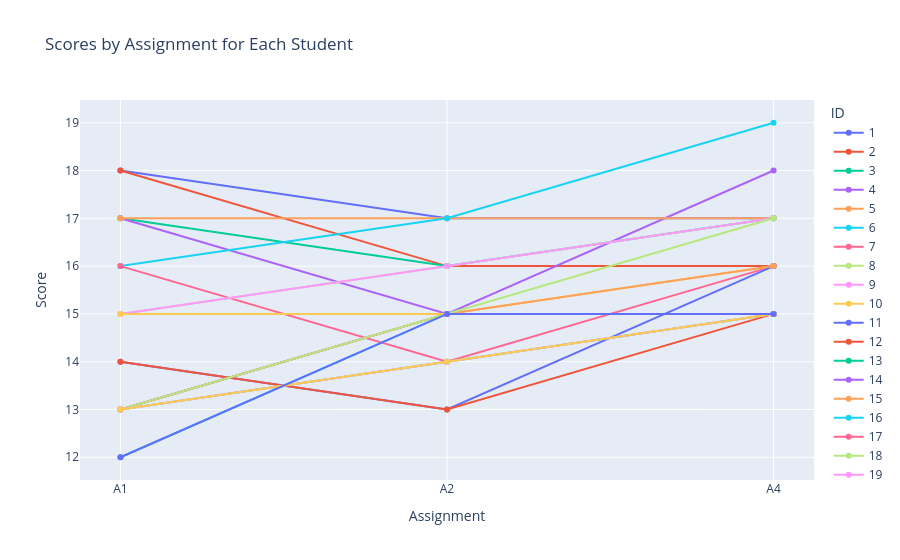

The cell this chart's notebook holds for it:
### Code cell
import plotly.express as px

# Melt the DataFrame to long form
long_df = data.melt(id_vars="ID",
                    value_vars=["A1","A2","A4"],
                    var_name="Assignment",
                    value_name="Score")

fig = px.line(
    long_df,
    x="Assignment",
    y="Score",
    color="ID",
    markers=True,
    title="Scores by Assignment for Each Student"
)

fig.update_layout(yaxis=dict(dtick=1))
fig.show()

### Figure 1 — Plotly figure (JSON) as saved in the notebook; plotly's stock layout.template omitted (floating-point values rounded to 4 significant figures)
{"data": [{"hovertemplate": "ID=1<br>Assignment=%{x}<br>Score=%{y}<extra></extra>", "legendgroup": "1", "line": {"color": "#636efa", "dash": "solid"}, "marker": {"symbol": "circle"}, "mode": "lines+markers", "name": "1", "orientation": "v", "showlegend": true, "type": "scatter", "x": ["A1", "A2", "A4"], "xaxis": "x", "y": [18, 17, 17], "yaxis": "y"}, {"hovertemplate": "ID=2<br>Assignment=%{x}<br>Score=%{y}<extra></extra>", "legendgroup": "2", "line": {"color": "#EF553B", "dash": "solid"}, "marker": {"symbol": "circle"}, "mode": "lines+markers", "name": "2", "orientation": "v", "showlegend": true, "type": "scatter", "x": ["A1", "A2", "A4"], "xaxis": "x", "y": [18, 16, 16], "yaxis": "y"}, {"hovertemplate": "ID=3<br>Assignment=%{x}<br>Score=%{y}<extra></extra>", "legendgroup": "3", "line": {"color": "#00cc96", "dash": "solid"}, "marker": {"symbol": "circle"}, "mode": "lines+markers", "name": "3", "orientation": "v", "showlegend": true, "type": "scatter", "x": ["A1", "A2", "A4"], "xaxis": "x", "y": [17, 16, 17], "yaxis": "y"}, {"hovertemplate": "ID=4<br>Assignment=%{x}<br>Score=%{y}<extra></extra>", "legendgroup": "4", "line": {"color": "#ab63fa", "dash": "solid"}, "marker": {"symbol": "circle"}, "mode": "lines+markers", "name": "4", "orientation": "v", "showlegend": true, "type": "scatter", "x": ["A1", "A2", "A4"], "xaxis": "x", "y": [17, 15, 18], "yaxis": "y"}, {"hovertemplate": "ID=5<br>Assignment=%{x}<br>Score=%{y}<extra></extra>", "legendgroup": "5", "line": {"color": "#FFA15A", "dash": "solid"}, "marker": {"symbol": "circle"}, "mode": "lines+markers", "name": "5", "orientation": "v", "showlegend": true, "type": "scatter", "x": ["A1", "A2", "A4"], "xaxis": "x", "y": [17, 17, 17], "yaxis": "y"}, {"hovertemplate": "ID=6<br>Assignment=%{x}<br>Score=%{y}<extra></extra>", "legendgroup": "6", "line": {"color": "#19d3f3", "dash": "solid"}, "marker": {"symbol": "circle"}, "mode": "lines+markers", "name": "6", "orientation": "v", "showlegend": true, "type": "scatter", "x": ["A1", "A2", "A4"], "xaxis": "x", "y": [16, 17, 19], "yaxis": "y"}, {"hovertemplate": "ID=7<br>Assignment=%{x}<br>Score=%{y}<extra></extra>", "legendgroup": "7", "line": {"color": "#FF6692", "dash": "solid"}, "marker": {"symbol": "circle"}, "mode": "lines+markers", "name": "7", "orientation": "v", "showlegend": true, "type": "scatter", "x": ["A1", "A2", "A4"], "xaxis": "x", "y": [16, 14, 16], "yaxis": "y"}, {"hovertemplate": "ID=8<br>Assignment=%{x}<br>Score=%{y}<extra></extra>", "legendgroup": "8", "line": {"color": "#B6E880", "dash": "solid"}, "marker": {"symbol": "circle"}, "mode": "lines+markers", "name": "8", "orientation": "v", "showlegend": true, "type": "scatter", "x": ["A1", "A2", "A4"], "xaxis": "x", "y": [15, 16, 17], "yaxis": "y"}, {"hovertemplate": "ID=9<br>Assignment=%{x}<br>Score=%{y}<extra></extra>", "legendgroup": "9", "line": {"color": "#FF97FF", "dash": "solid"}, "marker": {"symbol": "circle"}, "mode": "lines+markers", "name": "9", "orientation": "v", "showlegend": true, "type": "scatter", "x": ["A1", "A2", "A4"], "xaxis": "x", "y": [15, 16, 17], "yaxis": "y"}, {"hovertemplate": "ID=10<br>Assignment=%{x}<br>Score=%{y}<extra></extra>", "legendgroup": "10", "line": {"color": "#FECB52", "dash": "solid"}, "marker": {"symbol": "circle"}, "mode": "lines+markers", "name": "10", "orientation": "v", "showlegend": true, "type": "scatter", "x": ["A1", "A2", "A4"], "xaxis": "x", "y": [15, 15, 16], "yaxis": "y"}, {"hovertemplate": "ID=11<br>Assignment=%{x}<br>Score=%{y}<extra></extra>", "legendgroup": "11", "line": {"color": "#636efa", "dash": "solid"}, "marker": {"symbol": "circle"}, "mode": "lines+markers", "name": "11", "orientation": "v", "showlegend": true, "type": "scatter", "x": ["A1", "A2", "A4"], "xaxis": "x", "y": [14, 13, 16], "yaxis": "y"}, {"hovertemplate": "ID=12<br>Assignment=%{x}<br>Score=%{y}<extra></extra>", "legendgroup": "12", "line": {"color": "#EF553B", "dash": "solid"}, "marker": {"symbol": "circle"}, "mode": "lines+markers", "name": "12", "orientation": "v", "showlegend": true, "type": "scatter", "x": ["A1", "A2", "A4"], "xaxis": "x", "y": [14, 13, 15], "yaxis": "y"}, {"hovertemplate": "ID=13<br>Assignment=%{x}<br>Score=%{y}<extra></extra>", "legendgroup": "13", "line": {"color": "#00cc96", "dash": "solid"}, "marker": {"symbol": "circle"}, "mode": "lines+markers", "name": "13", "orientation": "v", "showlegend": true, "type": "scatter", "x": ["A1", "A2", "A4"], "xaxis": "x", "y": [13, 14, 15], "yaxis": "y"}, {"hovertemplate": "ID=14<br>Assignment=%{x}<br>Score=%{y}<extra></extra>", "legendgroup": "14", "line": {"color": "#ab63fa", "dash": "solid"}, "marker": {"symbol": "circle"}, "mode": "lines+markers", "name": "14", "orientation": "v", "showlegend": true, "type": "scatter", "x": ["A1", "A2", "A4"], "xaxis": "x", "y": [13, 15, 15], "yaxis": "y"}, {"hovertemplate": "ID=15<br>Assignment=%{x}<br>Score=%{y}<extra></extra>", "legendgroup": "15", "line": {"color": "#FFA15A", "dash": "solid"}, "marker": {"symbol": "circle"}, "mode": "lines+markers", "name": "15", "orientation": "v", "showlegend": true, "type": "scatter", "x": ["A1", "A2", "A4"], "xaxis": "x", "y": [13, 15, 16], "yaxis": "y"}, {"hovertemplate": "ID=16<br>Assignment=%{x}<br>Score=%{y}<extra></extra>", "legendgroup": "16", "line": {"color": "#19d3f3", "dash": "solid"}, "marker": {"symbol": "circle"}, "mode": "lines+markers", "name": "16", "orientation": "v", "showlegend": true, "type": "scatter", "x": ["A1", "A2", "A4"], "xaxis": "x", "y": [12, 15, 15], "yaxis": "y"}, {"hovertemplate": "ID=17<br>Assignment=%{x}<br>Score=%{y}<extra></extra>", "legendgroup": "17", "line": {"color": "#FF6692", "dash": "solid"}, "marker": {"symbol": "circle"}, "mode": "lines+markers", "name": "17", "orientation": "v", "showlegend": true, "type": "scatter", "x": ["A1", "A2", "A4"], "xaxis": "x", "y": [13, 15, 15], "yaxis": "y"}, {"hovertemplate": "ID=18<br>Assignment=%{x}<br>Score=%{y}<extra></extra>", "legendgroup": "18", "line": {"color": "#B6E880", "dash": "solid"}, "marker": {"symbol": "circle"}, "mode": "lines+markers", "name": "18", "orientation": "v", "showlegend": true, "type": "scatter", "x": ["A1", "A2", "A4"], "xaxis": "x", "y": [13, 15, 17], "yaxis": "y"}, {"hovertemplate": "ID=19<br>Assignment=%{x}<br>Score=%{y}<extra></extra>", "legendgroup": "19", "line": {"color": "#FF97FF", "dash": "solid"}, "marker": {"symbol": "circle"}, "mode": "lines+markers", "name": "19", "orientation": "v", "showlegend": true, "type": "scatter", "x": ["A1", "A2", "A4"], "xaxis": "x", "y": [13, 14, 15], "yaxis": "y"}, {"hovertemplate": "ID=20<br>Assignment=%{x}<br>Score=%{y}<extra></extra>", "legendgroup": "20", "line": {"color": "#FECB52", "dash": "solid"}, "marker": {"symbol": "circle"}, "mode": "lines+markers", "name": "20", "orientation": "v", "showlegend": true, "type": "scatter", "x": ["A1", "A2", "A4"], "xaxis": "x", "y": [13, 14, 15], "yaxis": "y"}, {"hovertemplate": "ID=21<br>Assignment=%{x}<br>Score=%{y}<extra></extra>", "legendgroup": "21", "line": {"color": "#636efa", "dash": "solid"}, "marker": {"symbol": "circle"}, "mode": "lines+markers", "name": "21", "orientation": "v", "showlegend": true, "type": "scatter", "x": ["A1", "A2", "A4"], "xaxis": "x", "y": [12, 15, 15], "yaxis": "y"}], "layout": {"legend": {"title": {"text": "ID"}, "tracegroupgap": 0}, "title": {"text": "Scores by Assignment for Each Student"}, "xaxis": {"anchor": "y", "domain": [0, 1], "title": {"text": "Assignment"}}, "yaxis": {"anchor": "x", "domain": [0, 1], "dtick": 1, "title": {"text": "Score"}}}}
